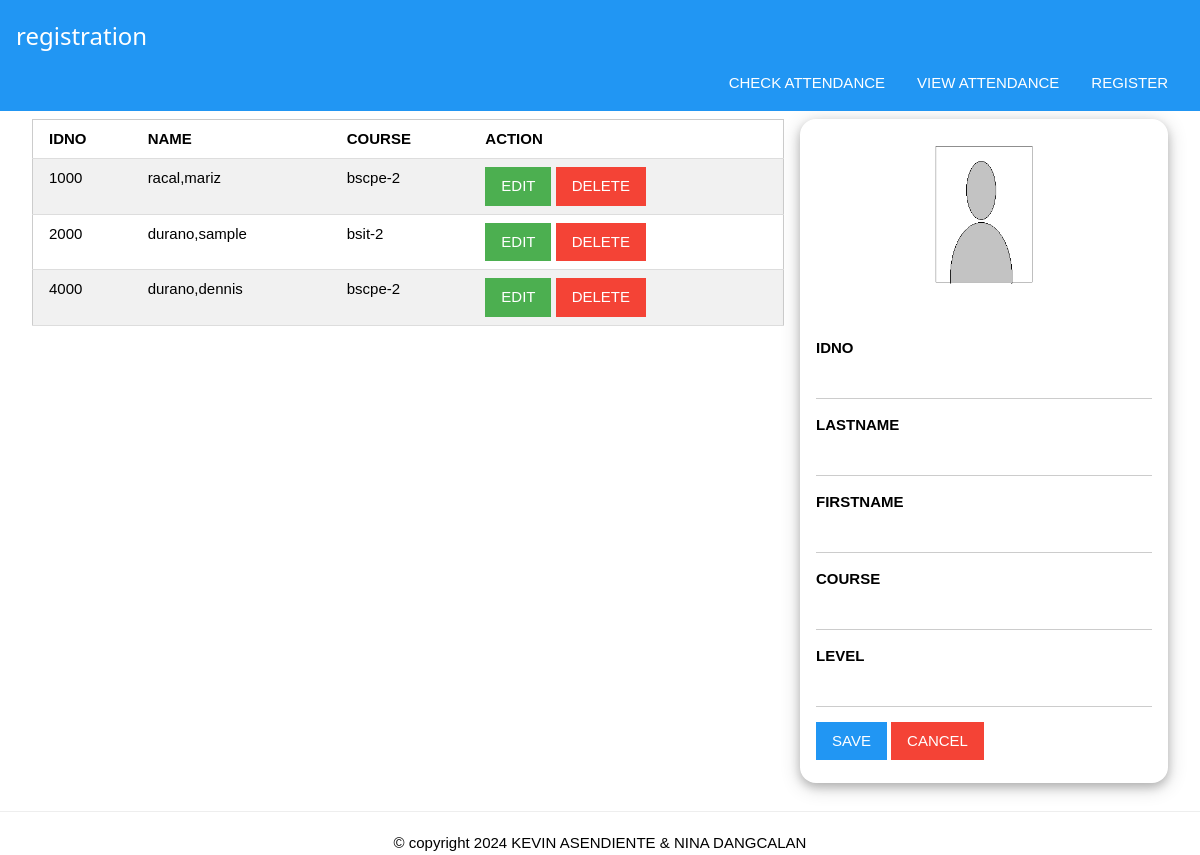
The app's page /, older data.
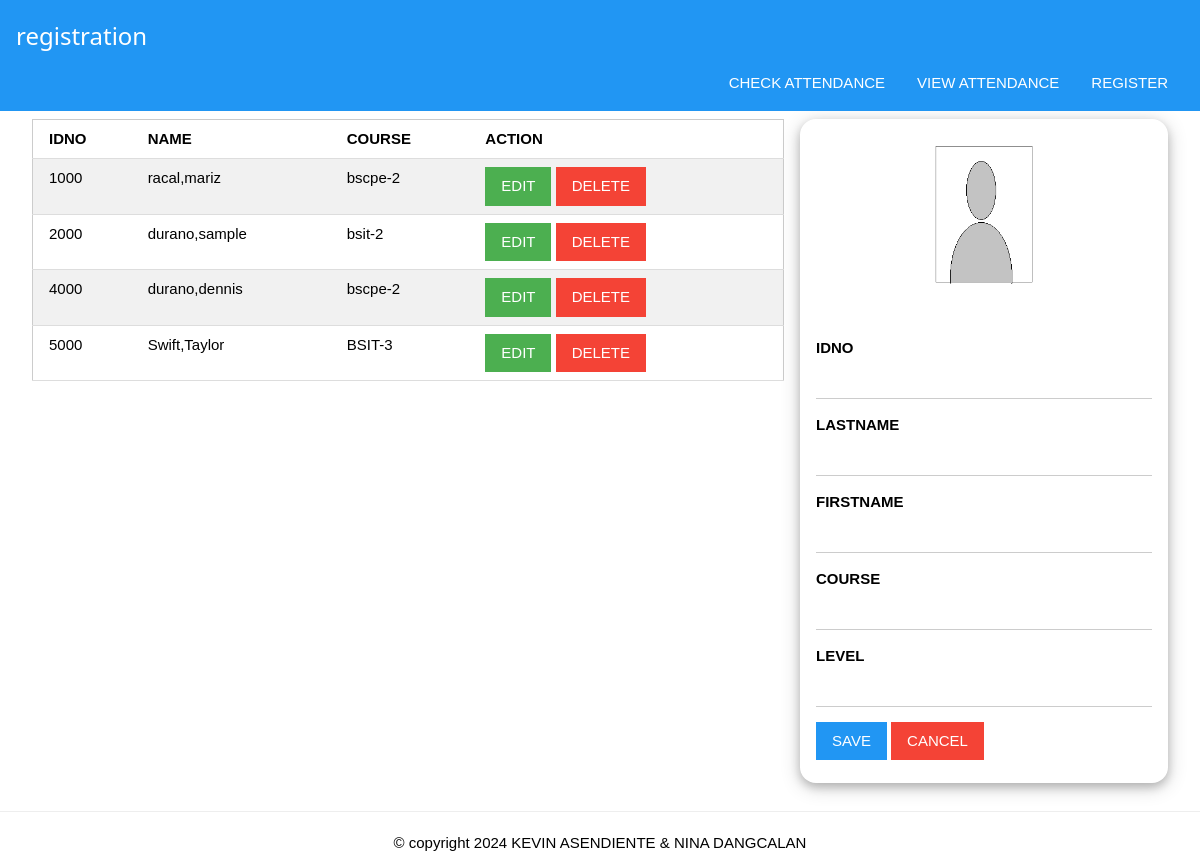
The same page, newer data.
### tables this page shows
CREATE TABLE "students" (
	"id"	INTEGER,
	"idno"	TEXT UNIQUE,
	"lastname"	TEXT,
	"firstname"	TEXT,
	"course"	TEXT,
	"level"	TEXT,
	"image"	TEXT, qrcode varchar(25),
	PRIMARY KEY("id" AUTOINCREMENT)
);

### app.py (the view)
@app.route("/")
def index()->None:
    students:list = getall_records('students')
    return render_template("index.html",pagetitle="registration",students=students)

### dbhelper.py (called while the page is built)
def getprocess(sql:str)->list:
    db = connect(database)
    cursor = db.cursor()
    cursor.row_factory = Row
    cursor.execute(sql)
    data:list = cursor.fetchall()
    db.close()
    return data

def getall_records(table:str)->list:
    sql:str = f"SELECT * FROM `{table}`"
    return getprocess(sql)

### templates/index.html (shortened to what this page needs)
{% extends 'base.html' %}
{% block menu %}
	<div class="w3-bar w3-blue">
		<a href="/" class="w3-button w3-right">REGISTER</a>
		<a href="/viewattendance" class="w3-button w3-right">VIEW ATTENDANCE</a>
		<a href="/checkattendance" class="w3-button w3-right">CHECK ATTENDANCE</a>
	</div>
{% endblock %}
{% block content %}
	<div class="w3-row-padding">
		<div class="w3-twothird">
			<table class="w3-table-all">
				<tr>
					<th>IDNO</th>
					<th>NAME</th>
					<th>COURSE</th>
					<th>ACTION</th>
				</tr>
				{% for student in students %}
				<tr>
					<td>{{ student[1] }}</td>
					<td>{{ student[2] }},{{ student[3] }}</td>
					<td>{{ student[4] }}-{{ student[5] }}</td>
					<td>
						<button class="w3-button w3-green" onclick="edit('{{ student['idno'] }}','{{ student['lastname'] }}','{{ student['firstname'] }}','{{ student['course'] }}','{{ student['level'] }}','{{ student['image'] }}','{{ student['qrcode'] }}')">EDIT</button>
						<a href="/deletestudent?idno={{ student['idno'] }}" class="w3-button w3-red">DELETE</a>
					</td>
				</tr>
				{% endfor %}
			</table>
		</div>
		<div class="w3-third" >
			<div class="w3-padding w3-container w3-card-4 w3-round-xlarge">
				<form method='post' action="/register" enctype="multipart/form-data">
					<p class="w3-center">
						<label for="uploadimage">
						<img id="image" src="{{url_for('static',filename='images/personicon.png')}}" style="width:30%">
						</label>
					</p>
					<p>
						<div class="w3-center" >
						</div>
					</p>
					<p>
						<label><b>IDNO</b></label>
						<input type="text" id="idno" name="idno" class="w3-input">
					</p>
					<p>
						<label><b>LASTNAME</b></label>
						<input type="text" id="lastname" name="lastname" class="w3-input">
					</p>
					<p>
						<label><b>FIRSTNAME</b></label>
						<input type="text" id="firstname" name="firstname" class="w3-input">
					</p>
					<p>
						<label><b>COURSE</b></label>
						<input type="text" id="course" name="course" class="w3-input">
					</p>
					<p>
						<label><b>LEVEL</b></label>
						<input type="text" id="level" name="level" class="w3-input">
					</p>
					<p>
						<input type="submit" value="SAVE" class="w3-button w3-blue">
						<input type="reset" value="CANCEL" class="w3-button w3-red" onclick="clear()" />
					</p>
				</form>
			</div>
		</div>
	</div>
{% endblock %}

Row changes from the older to the newer data that the page shows:
added students: idno "5000", lastname "Swift", firstname "Taylor", course "BSIT", level "3"
